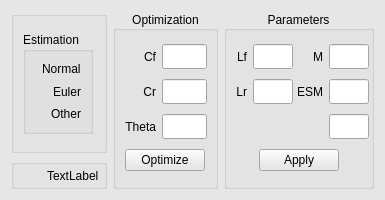
       <widget class="QWidget" name="Data" native="true">
        <property name="sizePolicy">
         <sizepolicy hsizetype="Expanding" vsizetype="Fixed">
          <horstretch>0</horstretch>
          <verstretch>0</verstretch>
         </sizepolicy>
        </property>
        <property name="minimumSize">
         <size>
          <width>0</width>
          <height>200</height>
         </size>
        </property>
        <property name="maximumSize">
         <size>
          <width>16777215</width>
          <height>200</height>
         </size>
        </property>
        <property name="palette">
         <palette>
          <active>
           <colorrole role="WindowText">
            <brush brushstyle="SolidPattern">
             <color alpha="255">
              <red>0</red>
              <green>0</green>
              <blue>0</blue>
             </color>
            </brush>
           </colorrole>
           <colorrole role="Button">
            <brush brushstyle="SolidPattern">
             <color alpha="255">
              <red>230</red>
              <green>230</green>
              <blue>230</blue>
             </color>
            </brush>
           </colorrole>
           <colorrole role="Light">
            <brush brushstyle="SolidPattern">
             <color alpha="255">
              <red>255</red>
              <green>255</green>
              <blue>255</blue>
             </color>
            </brush>
           </colorrole>
           <colorrole role="Midlight">
            <brush brushstyle="SolidPattern">
             <color alpha="255">
              <red>242</red>
              <green>242</green>
              <blue>242</blue>
             </color>
            </brush>
           </colorrole>
           <colorrole role="Dark">
            <brush brushstyle="SolidPattern">
             <color alpha="255">
              <red>115</red>
              <green>115</green>
              <blue>115</blue>
             </color>
            </brush>
           </colorrole>
           <colorrole role="Mid">
            <brush brushstyle="SolidPattern">
             <color alpha="255">
              <red>153</red>
              <green>153</green>
              <blue>153</blue>
             </color>
            </brush>
           </colorrole>
           <colorrole role="Text">
            <brush brushstyle="SolidPattern">
             <color alpha="255">
              <red>0</red>
              <green>0</green>
              <blue>0</blue>
             </color>
            </brush>
           </colorrole>
           <colorrole role="BrightText">
            <brush brushstyle="SolidPattern">
             <color alpha="255">
              <red>255</red>
              <green>255</green>
              <blue>255</blue>
             </color>
            </brush>
           </colorrole>
           <colorrole role="ButtonText">
            <brush brushstyle="SolidPattern">
             <color alpha="255">
              <red>0</red>
              <green>0</green>
              <blue>0</blue>
             </color>
            </brush>
           </colorrole>
           <colorrole role="Base">
            <brush brushstyle="SolidPattern">
             <color alpha="255">
              <red>255</red>
              <green>255</green>
              <blue>255</blue>
             </color>
            </brush>
           </colorrole>
           <colorrole role="Window">
            <brush brushstyle="SolidPattern">
             <color alpha="255">
              <red>230</red>
              <green>230</green>
              <blue>230</blue>
             </color>
            </brush>
           </colorrole>
           <colorrole role="Shadow">
            <brush brushstyle="SolidPattern">
             <color alpha="255">
              <red>0</red>
              <green>0</green>
              <blue>0</blue>
             </color>
            </brush>
           </colorrole>
           <colorrole role="AlternateBase">
            <brush brushstyle="SolidPattern">
             <color alpha="255">
              <red>242</red>
              <green>242</green>
              <blue>242</blue>
             </color>
            </brush>
           </colorrole>
           <colorrole role="ToolTipBase">
            <brush brushstyle="SolidPattern">
             <color alpha="255">
              <red>255</red>
              <green>255</green>
              <blue>220</blue>
             </color>
            </brush>
           </colorrole>
           <colorrole role="ToolTipText">
            <brush brushstyle="SolidPattern">
             <color alpha="255">
              <red>0</red>
              <green>0</green>
              <blue>0</blue>
             </color>
            </brush>
           </colorrole>
          </active>
          <inactive>
           <colorrole role="WindowText">
            <brush brushstyle="SolidPattern">
             <color alpha="255">
              <red>0</red>
              <green>0</green>
              <blue>0</blue>
             </color>
            </brush>
           </colorrole>
           <colorrole role="Button">
            <brush brushstyle="SolidPattern">
             <color alpha="255">
              <red>230</red>
              <green>230</green>
              <blue>230</blue>
             </color>
            </brush>
           </colorrole>
           <colorrole role="Light">
            <brush brushstyle="SolidPattern">
             <color alpha="255">
              <red>255</red>
              <green>255</green>
              <blue>255</blue>
             </color>
            </brush>
           </colorrole>
           <colorrole role="Midlight">
            <brush brushstyle="SolidPattern">
             <color alpha="255">
              <red>242</red>
              <green>242</green>
              <blue>242</blue>
             </color>
            </brush>
           </colorrole>
           <colorrole role="Dark">
            <brush brushstyle="SolidPattern">
             <color alpha="255">
              <red>115</red>
              <green>115</green>
              <blue>115</blue>
             </color>
            </brush>
           </colorrole>
           <colorrole role="Mid">
            <brush brushstyle="SolidPattern">
             <color alpha="255">
              <red>153</red>
              <green>153</green>
              <blue>153</blue>
             </color>
            </brush>
           </colorrole>
           <colorrole role="Text">
            <brush brushstyle="SolidPattern">
             <color alpha="255">
              <red>0</red>
              <green>0</green>
              <blue>0</blue>
             </color>
            </brush>
           </colorrole>
           <colorrole role="BrightText">
            <brush brushstyle="SolidPattern">
             <color alpha="255">
              <red>255</red>
              <green>255</green>
              <blue>255</blue>
             </color>
            </brush>
           </colorrole>
           <colorrole role="ButtonText">
            <brush brushstyle="SolidPattern">
             <color alpha="255">
              <red>0</red>
              <green>0</green>
              <blue>0</blue>
             </color>
            </brush>
           </colorrole>
           <colorrole role="Base">
            <brush brushstyle="SolidPattern">
             <color alpha="255">
              <red>255</red>
              <green>255</green>
              <blue>255</blue>
             </color>
            </brush>
           </colorrole>
           <colorrole role="Window">
            <brush brushstyle="SolidPattern">
             <color alpha="255">
              <red>230</red>
              <green>230</green>
              <blue>230</blue>
             </color>
            </brush>
           </colorrole>
           <colorrole role="Shadow">
            <brush brushstyle="SolidPattern">
             <color alpha="255">
              <red>0</red>
              <green>0</green>
              <blue>0</blue>
             </color>
            </brush>
           </colorrole>
           <colorrole role="AlternateBase">
            <brush brushstyle="SolidPattern">
             <color alpha="255">
              <red>242</red>
              <green>242</green>
              <blue>242</blue>
             </color>
            </brush>
           </colorrole>
           <colorrole role="ToolTipBase">
            <brush brushstyle="SolidPattern">
             <color alpha="255">
              <red>255</red>
              <green>255</green>
              <blue>220</blue>
             </color>
            </brush>
           </colorrole>
           <colorrole role="ToolTipText">
            <brush brushstyle="SolidPattern">
             <color alpha="255">
              <red>0</red>
              <green>0</green>
              <blue>0</blue>
             </color>
            </brush>
           </colorrole>
          </inactive>
          <disabled>
           <colorrole role="WindowText">
            <brush brushstyle="SolidPattern">
             <color alpha="255">
              <red>115</red>
              <green>115</green>
              <blue>115</blue>
             </color>
            </brush>
           </colorrole>
           <colorrole role="Button">
            <brush brushstyle="SolidPattern">
             <color alpha="255">
              <red>230</red>
              <green>230</green>
              <blue>230</blue>
             </color>
            </brush>
           </colorrole>
           <colorrole role="Light">
            <brush brushstyle="SolidPattern">
             <color alpha="255">
              <red>255</red>
              <green>255</green>
              <blue>255</blue>
             </color>
            </brush>
           </colorrole>
           <colorrole role="Midlight">
            <brush brushstyle="SolidPattern">
             <color alpha="255">
              <red>242</red>
              <green>242</green>
              <blue>242</blue>
             </color>
            </brush>
           </colorrole>
           <colorrole role="Dark">
            <brush brushstyle="SolidPattern">
             <color alpha="255">
              <red>115</red>
              <green>115</green>
              <blue>115</blue>
             </color>
            </brush>
           </colorrole>
           <colorrole role="Mid">
            <brush brushstyle="SolidPattern">
             <color alpha="255">
              <red>153</red>
              <green>153</green>
              <blue>153</blue>
             </color>
            </brush>
           </colorrole>
           <colorrole role="Text">
            <brush brushstyle="SolidPattern">
             <color alpha="255">
              <red>115</red>
              <green>115</green>
              <blue>115</blue>
             </color>
            </brush>
           </colorrole>
           <colorrole role="BrightText">
            <brush brushstyle="SolidPattern">
             <color alpha="255">
              <red>255</red>
              <green>255</green>
              <blue>255</blue>
             </color>
            </brush>
           </colorrole>
           <colorrole role="ButtonText">
            <brush brushstyle="SolidPattern">
             <color alpha="255">
              <red>115</red>
              <green>115</green>
              <blue>115</blue>
             </color>
            </brush>
           </colorrole>
           <colorrole role="Base">
            <brush brushstyle="SolidPattern">
             <color alpha="255">
              <red>230</red>
              <green>230</green>
              <blue>230</blue>
             </color>
            </brush>
           </colorrole>
           <colorrole role="Window">
            <brush brushstyle="SolidPattern">
             <color alpha="255">
              <red>230</red>
              <green>230</green>
              <blue>230</blue>
             </color>
            </brush>
           </colorrole>
           <colorrole role="Shadow">
            <brush brushstyle="SolidPattern">
             <color alpha="255">
              <red>0</red>
              <green>0</green>
              <blue>0</blue>
             </color>
            </brush>
           </colorrole>
           <colorrole role="AlternateBase">
            <brush brushstyle="SolidPattern">
             <color alpha="255">
              <red>230</red>
              <green>230</green>
              <blue>230</blue>
             </color>
            </brush>
           </colorrole>
           <colorrole role="ToolTipBase">
            <brush brushstyle="SolidPattern">
             <color alpha="255">
              <red>255</red>
              <green>255</green>
              <blue>220</blue>
             </color>
            </brush>
           </colorrole>
           <colorrole role="ToolTipText">
            <brush brushstyle="SolidPattern">
             <color alpha="255">
              <red>0</red>
              <green>0</green>
              <blue>0</blue>
             </color>
            </brush>
           </colorrole>
          </disabled>
         </palette>
        </property>
        <property name="autoFillBackground">
         <bool>true</bool>
        </property>
        <layout class="QHBoxLayout" name="horizontalLayout">
         <item>
          <layout class="QGridLayout" name="DataLayout">
           <item row="0" column="0">
            <layout class="QGridLayout" name="EstimationLayout">
             <item row="1" column="0" alignment="Qt::AlignLeft">
              <widget class="QGroupBox" name="EstimationDataGroupBox">
               <layout class="QHBoxLayout" name="EstimationDataLayout">
                <item alignment="Qt::AlignHCenter">
                 <widget class="QGroupBox" name="EstimationTypeGroupBox">
                  <property name="sizePolicy">
                   <sizepolicy hsizetype="Fixed" vsizetype="Fixed">
                    <horstretch>0</horstretch>
                    <verstretch>0</verstretch>
                   </sizepolicy>
                  </property>
                  <property name="minimumSize">
                   <size>
                    <width>70</width>
                    <height>102</height>
                   </size>
                  </property>
                  <property name="maximumSize">
                   <size>
                    <width>70</width>
                    <height>16777215</height>
                   </size>
                  </property>
                  <property name="title">
                   <string>Estimation</string>
                  </property>
                  <layout class="QVBoxLayout" name="verticalLayout">
                   <item alignment="Qt::AlignRight">
                    <widget class="QLabel" name="Normal">
                     <property name="text">
                      <string>Normal</string>
                     </property>
                    </widget>
                   </item>
                   <item alignment="Qt::AlignRight">
                    <widget class="QLabel" name="Euler">
                     <property name="text">
                      <string>Euler</string>
                     </property>
                    </widget>
                   </item>
                   <item alignment="Qt::AlignRight">
                    <widget class="QLabel" name="Other">
                     <property name="text">
                      <string>Other</string>
                     </property>
                    </widget>
                   </item>
                  </layout>
                 </widget>
                </item>
                <item>
                 <layout class="QHBoxLayout" name="EstimationSubLayout">
                  <property name="sizeConstraint">
                   <enum>QLayout::SetMinimumSize</enum>
                  </property>
                  <property name="leftMargin">
                   <number>1</number>
                  </property>
                  <property name="topMargin">
                   <number>1</number>
                  </property>
                  <property name="rightMargin">
                   <number>1</number>
                  </property>
                  <property name="bottomMargin">
                   <number>1</number>
                  </property>
                 </layout>
                </item>
               </layout>
              </widget>
             </item>
             <item row="2" column="0">
              <widget class="QGroupBox" name="SumDeltaGroupBox">
               <property name="minimumSize">
                <size>
                 <width>50</width>
                 <height>30</height>
                </size>
               </property>
               <property name="maximumSize">
                <size>
                 <width>16777215</width>
                 <height>30</height>
                </size>
               </property>
               <property name="title">
                <string/>
               </property>
               <layout class="QHBoxLayout" name="horizontalLayout_6">
                <property name="spacing">
                 <number>0</number>
                </property>
                <property name="leftMargin">
                 <number>5</number>
                </property>
                <property name="topMargin">
                 <number>5</number>
                </property>
                <property name="rightMargin">
                 <number>5</number>
                </property>
                <property name="bottomMargin">
                 <number>5</number>
                </property>
                <item>
                 <layout class="QHBoxLayout" name="SumDeltaLayout">
                  <item alignment="Qt::AlignRight">
                   <widget class="QLabel" name="delta">
                    <property name="text">
                     <string>TextLabel</string>
                    </property>
                   </widget>
                  </item>
                 </layout>
                </item>
               </layout>
              </widget>
             </item>
            </layout>
           </item>
           <item row="0" column="1">
            <widget class="QGroupBox" name="Optimization_groupbox">
             <property name="sizePolicy">
              <sizepolicy hsizetype="Preferred" vsizetype="Expanding">
               <horstretch>0</horstretch>
               <verstretch>0</verstretch>
              </sizepolicy>
             </property>
             <property name="minimumSize">
              <size>
               <width>105</width>
               <height>0</height>
              </size>
             </property>
             <property name="maximumSize">
              <size>
               <width>105</width>
               <height>16777215</height>
              </size>
             </property>
             <property name="layoutDirection">
              <enum>Qt::LeftToRight</enum>
             </property>
             <property name="autoFillBackground">
              <bool>true</bool>
             </property>
             <property name="title">
              <string>Optimization</string>
             </property>
             <property name="alignment">
              <set>Qt::AlignCenter</set>
             </property>
             <layout class="QGridLayout" name="gridLayout_2">
              <item row="3" column="0" colspan="2" alignment="Qt::AlignHCenter">
               <widget class="QPushButton" name="Optimize_button">
                <property name="text">
                 <string>Optimize</string>
                </property>
               </widget>
              </item>
              <item row="2" column="1">
               <widget class="QLineEdit" name="Theta_value">
                <property name="minimumSize">
                 <size>
                  <width>45</width>
                  <height>25</height>
                 </size>
                </property>
                <property name="toolTip">
                 <string>Vehicle's moment of inertia</string>
                </property>
               </widget>
              </item>
              <item row="0" column="1">
               <widget class="QLineEdit" name="Cf_value">
                <property name="minimumSize">
                 <size>
                  <width>45</width>
                  <height>25</height>
                 </size>
                </property>
                <property name="toolTip">
                 <string>Cornering stiffness on the front wheel</string>
                </property>
                <property name="inputMethodHints">
                 <set>Qt::ImhDigitsOnly|Qt::ImhPreferNumbers</set>
                </property>
               </widget>
              </item>
              <item row="1" column="1">
               <widget class="QLineEdit" name="Cr_value">
                <property name="minimumSize">
                 <size>
                  <width>45</width>
                  <height>25</height>
                 </size>
                </property>
                <property name="toolTip">
                 <string>Cornering stiffness on the rear wheel</string>
                </property>
               </widget>
              </item>
              <item row="2" column="0">
               <widget class="QLabel" name="ThetaLabel">
                <property name="text">
                 <string>Theta</string>
                </property>
                <property name="alignment">
                 <set>Qt::AlignRight|Qt::AlignTrailing|Qt::AlignVCenter</set>
                </property>
               </widget>
              </item>
              <item row="1" column="0">
               <widget class="QLabel" name="CrLabel">
                <property name="text">
                 <string>Cr</string>
                </property>
                <property name="alignment">
                 <set>Qt::AlignRight|Qt::AlignTrailing|Qt::AlignVCenter</set>
                </property>
               </widget>
              </item>
              <item row="0" column="0">
               <widget class="QLabel" name="CfLabel">
                <property name="text">
                 <string>Cf</string>
                </property>
                <property name="alignment">
                 <set>Qt::AlignRight|Qt::AlignTrailing|Qt::AlignVCenter</set>
                </property>
               </widget>
              </item>
             </layout>
            </widget>
           </item>
           <item row="0" column="2">
            <widget class="QGroupBox" name="Parameters_groupbox">
             <property name="sizePolicy">
              <sizepolicy hsizetype="Fixed" vsizetype="Fixed">
               <horstretch>0</horstretch>
               <verstretch>0</verstretch>
              </sizepolicy>
             </property>
             <property name="minimumSize">
              <size>
               <width>150</width>
               <height>0</height>
              </size>
             </property>
             <property name="maximumSize">
              <size>
               <width>150</width>
               <height>9999999</height>
              </size>
             </property>
             <property name="title">
              <string>Parameters</string>
             </property>
             <property name="alignment">
              <set>Qt::AlignCenter</set>
             </property>
             <layout class="QGridLayout" name="gridLayout_3">
              <item row="0" column="0">
               <widget class="QLabel" name="LfLabel">
                <property name="layoutDirection">
                 <enum>Qt::LeftToRight</enum>
                </property>
                <property name="text">
                 <string>Lf</string>
                </property>
                <property name="alignment">
                 <set>Qt::AlignRight|Qt::AlignTrailing|Qt::AlignVCenter</set>
                </property>
               </widget>
              </item>
              <item row="1" column="0">
               <widget class="QLabel" name="LrLabel">
                <property name="layoutDirection">
                 <enum>Qt::LeftToRight</enum>
                </property>
                <property name="text">
                 <string>Lr</string>
                </property>
                <property name="alignment">
                 <set>Qt::AlignRight|Qt::AlignTrailing|Qt::AlignVCenter</set>
                </property>
               </widget>
              </item>
              <item row="0" column="2">
               <widget class="QLabel" name="MLabel">
                <property name="layoutDirection">
                 <enum>Qt::LeftToRight</enum>
                </property>
                <property name="text">
                 <string>M</string>
                </property>
                <property name="alignment">
                 <set>Qt::AlignRight|Qt::AlignTrailing|Qt::AlignVCenter</set>
                </property>
               </widget>
              </item>
              <item row="1" column="2">
               <widget class="QLabel" name="ESMLabel">
                <property name="layoutDirection">
                 <enum>Qt::LeftToRight</enum>
                </property>
                <property name="text">
                 <string>ESM</string>
                </property>
                <property name="alignment">
                 <set>Qt::AlignRight|Qt::AlignTrailing|Qt::AlignVCenter</set>
                </property>
               </widget>
              </item>
              <item row="1" column="3">
               <widget class="QLineEdit" name="ESM_value">
                <property name="minimumSize">
                 <size>
                  <width>40</width>
                  <height>25</height>
                 </size>
                </property>
               </widget>
              </item>
              <item row="1" column="1">
               <widget class="QLineEdit" name="Lr_value">
                <property name="minimumSize">
                 <size>
                  <width>40</width>
                  <height>25</height>
                 </size>
                </property>
               </widget>
              </item>
              <item row="0" column="1">
               <widget class="QLineEdit" name="Lf_value">
                <property name="minimumSize">
                 <size>
                  <width>40</width>
                  <height>25</height>
                 </size>
                </property>
                <property name="toolTip">
                 <string>Distance of the front axle and the COG</string>
                </property>
               </widget>
              </item>
              <item row="0" column="3">
               <widget class="QLineEdit" name="M_value">
                <property name="minimumSize">
                 <size>
                  <width>40</width>
                  <height>25</height>
                 </size>
                </property>
               </widget>
              </item>
              <item row="2" column="2">
               <widget class="QLabel" name="LrLabel_3">
                <property name="minimumSize">
                 <size>
                  <width>40</width>
                  <height>0</height>
                 </size>
                </property>
                <property name="layoutDirection">
                 <enum>Qt::LeftToRight</enum>
                </property>
                <property name="text">
                 <string/>
                </property>
                <property name="alignment">
                 <set>Qt::AlignRight|Qt::AlignTrailing|Qt::AlignVCenter</set>
                </property>
               </widget>
              </item>
              <item row="2" column="0">
               <widget class="QLabel" name="LrLabel_2">
                <property name="layoutDirection">
                 <enum>Qt::LeftToRight</enum>
                </property>
                <property name="text">
                 <string/>
                </property>
                <property name="alignment">
                 <set>Qt::AlignRight|Qt::AlignTrailing|Qt::AlignVCenter</set>
                </property>
               </widget>
              </item>
              <item row="3" column="0" colspan="4" alignment="Qt::AlignHCenter">
               <widget class="QPushButton" name="Apply_Parameters">
                <property name="sizePolicy">
                 <sizepolicy hsizetype="Minimum" vsizetype="Fixed">
                  <horstretch>0</horstretch>
                  <verstretch>0</verstretch>
                 </sizepolicy>
                </property>
                <property name="minimumSize">
                 <size>
                  <width>0</width>
                  <height>0</height>
                 </size>
                </property>
                <property name="text">
                 <string>Apply</string>
                </property>
               </widget>
              </item>
              <item row="2" column="3">
               <widget class="QLineEdit" name="lineEdit_9">
                <property name="minimumSize">
                 <size>
                  <width>40</width>
                  <height>25</height>
                 </size>
                </property>
               </widget>
              </item>
             </layout>
            </widget>
           </item>
          </layout>
         </item>
        </layout>
       </widget>
